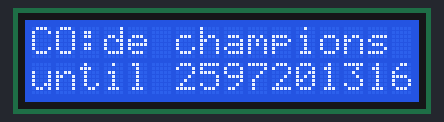
The sketch below on a simulated Arduino Uno, built with avr-gcc and run on an emulated ATmega328P. Parts: 16×2 character LCD. The local clock reads 2024-03-15 10:24:30 at power-on unless the sketch sets it.

Above: at 0.1 s.
At 4.1 s:
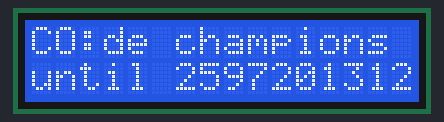
At 9.1 s:
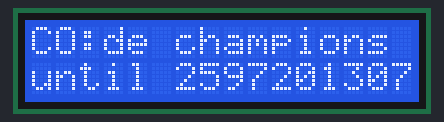
At 19.2 s:
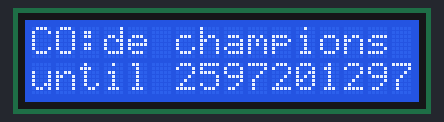
At 28.2 s:
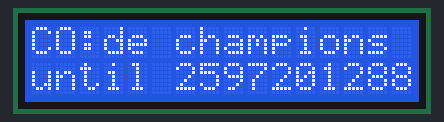
At 38.2 s:
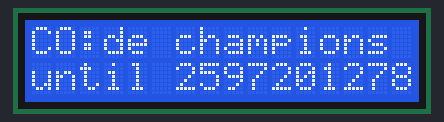

Measured:
- what the display in image 1 shows lasts 1.0 s, from 4.1 s to 5.1 s

The sketch:

trophy-countdown.ino
```cpp
#include <LiquidCrystal.h>
#include <Time.h>
#include <Wire.h>
#include <DS1307RTC.h>

// initialize the library with the numbers of the interface pins
LiquidCrystal lcd(12, 11, 5, 4, 3, 2);

void setup() {
  // set up the LCD's number of columns and rows:
  lcd.begin(16, 2);
  //clear screen
  lcd.clear();
  // Print a message to the LCD.
  lcd.print("CO:de champions");
  lcd.setCursor(0, 1);
  lcd.print("until ");
}

void loop () {


  setSyncProvider(RTC.get); //need RTC chip installed to work. Otherwise, just counting down secs.

  time_t timeLeft,eventDate; // setup the fields needed.
       eventDate = 12732290; // April 01, 2016, in seconds until RTC chip is installed
       timeLeft = eventDate - now();

      // Display the seconds until event.
      lcd.setCursor(6, 1);
      lcd.print(timeLeft);
      delay(1000);
}
```
